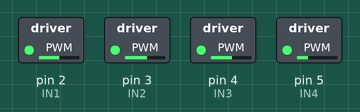
Simulated run of this sketch. Board: Arduino Uno, built with avr-gcc and run on an emulated ATmega328P. Shown: switched loads named in the sketch (green lamp = pin HIGH).

Above: at 0.05 s.
At 0.55 s:
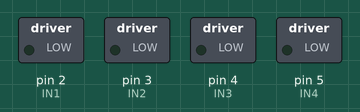
Timing chart, 0 to 3.0 s (numbered marks = the images above):
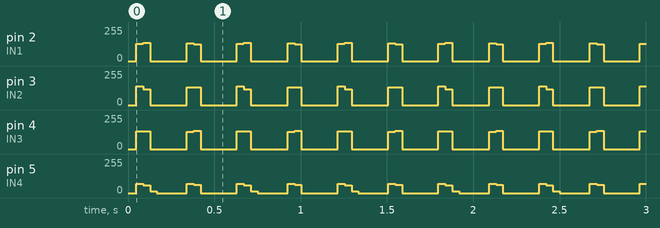

The sketch:

testemotor.ino
```cpp
// Programa : Acionamento Motor Kalatec KTC - HT23-397
// Motor Kalatec KTC - HT23-397- ordem: amarelo(A), verde(B), preto(C), vermelho(D);
// (Branco_Vermelho + Branco_Preto)(Branco_Verde + Branco_Amarelo)
// Autor: Elvis
// Data 29/10/2019 15h00

//porta 1
int IN1 = 2;
int IN2 = 3;
int IN3 = 4;
int IN4 = 5;


void setup()
{
  Serial.begin(9600);
  // Define os pinos como saida
  pinMode(IN1, OUTPUT);
  pinMode(IN2, OUTPUT);
  pinMode(IN3, OUTPUT);
  pinMode(IN4, OUTPUT);
}

int tempo = 1800;
int npasso = 1;
int numPassos = 10;
int i = 0;
int j = 0;

void loop()
{

  for (j = 0; j <= 4; j++) {

    for (i = 0; i < numPassos; i++) {
      npasso++;
      printf(npasso);
      if (npasso > 4) {
        npasso = 1;
      }
      passo(npasso);
      delayMicroseconds(tempo);

    }
    passoDisabled1();
  }
  //passo(0);

  delay(200);

  /*for (j = 0; j <= 4; j++) {
    for (i = 0; i < numPassos; i++) {
      npasso--;
      if (npasso < 1) {
        npasso = 4;
      }
      passo(npasso);
      delayMicroseconds(tempo);
    }
  }
  passo(0);
  delay(200);
  passoDisabled1();
  */


}

void passo(int num) {
  if (num == 0) {
    // Passo 0 - desabilita
    digitalWrite(IN1, 0);
    digitalWrite(IN2, 0);
    digitalWrite(IN3, 0);
    digitalWrite(IN4, 0);
  } else if (num == 1) {
    // Passo 1
    digitalWrite(IN1, 1);
    digitalWrite(IN2, 0);
    digitalWrite(IN3, 0);
    analogWrite(IN4, 1);
  } else if (num == 2) {
    // Passo 2
    digitalWrite(IN1, 0);
    digitalWrite(IN2, 1);
    digitalWrite(IN3, 0);
    digitalWrite(IN4, 1);
  } else if (num == 3) {
    // Passo 3
    digitalWrite(IN1, 0);
    digitalWrite(IN2, 1);
    digitalWrite(IN3, 1);
    digitalWrite(IN4, 0);
  } else if (num == 4) {
    // Passo 4
    digitalWrite(IN1, 1);
    digitalWrite(IN2, 0);
    digitalWrite(IN3, 1);
    digitalWrite(IN4, 0);
  }
}

void passoDisabled1() {
  digitalWrite(IN1, 0);
  digitalWrite(IN2, 0);
  digitalWrite(IN3, 0);
  digitalWrite(IN4, 0);
}
//FIM PROGRAMA MOTOR KALATEC SELADORA MODO BIPOLAR SERIE

void passoEnable() {
  digitalWrite(IN1, 1);
  digitalWrite(IN2, 1);
  digitalWrite(IN3, 1);
  digitalWrite(IN4, 1);
}
```

Measured:
- by itself, pin 2 (IN1): repeats every 0.58 s: 136/255 0.04 s, 0/255 0.21 s, 135/255 0.04 s, 124/255 0.04 s, 0/255 0.21 s, 129/255 0.04 s
- by itself, pin 3 (IN2): repeats every 0.58 s: 119/255 0.04 s, 0/255 0.21 s, 133/255 0.08 s, 0/255 0.21 s, 140/255 0.04 s
- by itself, pin 4 (IN3): repeats every 0.58 s: 0/255 0.21 s, 128/255 0.04 s, 136/255 0.04 s, 0/255 0.21 s, 133/255 0.08 s
- by itself, pin 5 (IN4): repeats every 0.58 s: 59/255 0.04 s, 12/255 0.04 s, 0/255 0.17 s, 68/255 0.04 s, 61/255 0.04 s, 0/255 0.21 s, 70/255 0.04 s
